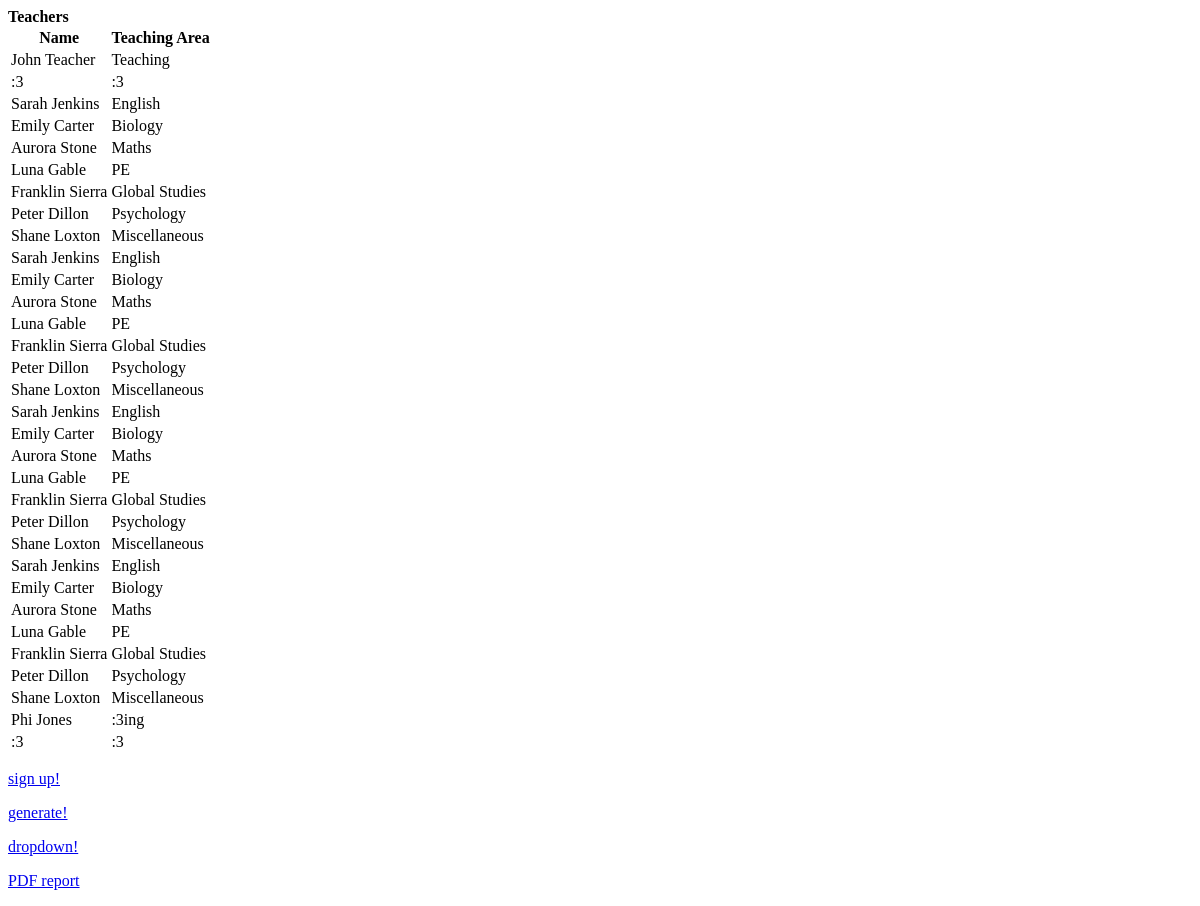
The app's page /, older data.
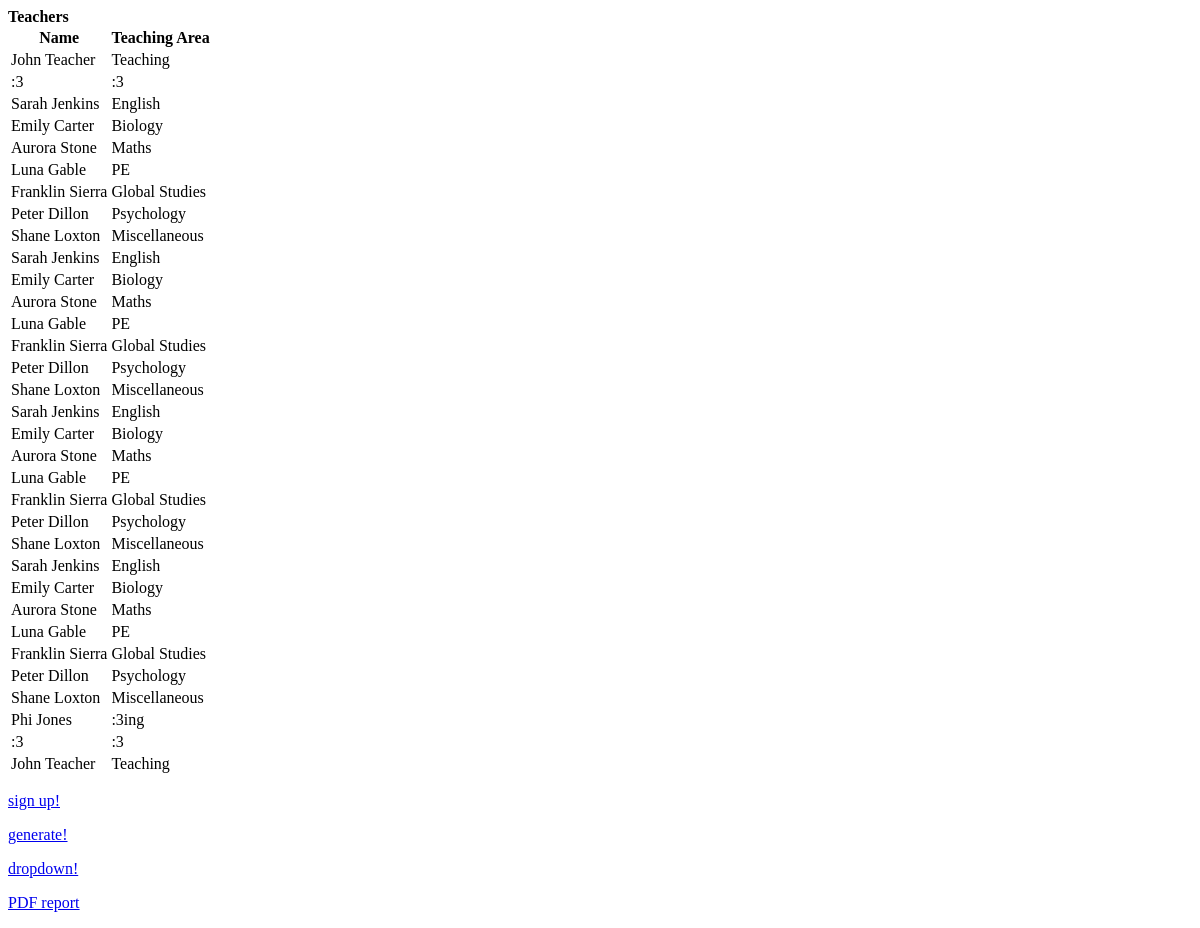
The same page, newer data.
### MyApp1/models.py (models this page shows, shortened)
class teacher(models.Model):
    Name = models.CharField(max_length=25)
    Area = models.CharField(max_length=30)

### MyApp1/views.py (the view)
# urls.py: re_path(r'^$', MyApp1.views.index, name = 'index'),
def index(request):
    teach = teacher.objects.all()
    return render(request, "MyApp1/index.html", {'content' : teach})

### MyApp1/templates/MyApp1/index.html
<html>
<head><title></title></head>
<body>
    <strong>Teachers</strong>
    {% if content %}
    <table>
        <tr>
            <th>Name</th>
            <th>Teaching Area</th>
        </tr>
        {% for teach in content %}
        <tr>
            <td>{{ teach.Name }}</td>
            <td>{{ teach.Area }}</td>
        </tr>
        {% endfor %}
    </table>
    {% else %}
    <strong>Data not found.</strong>
    {% endif %}
    <p><a href="/input">sign up!</a></p>
    <p><a href="/generate">generate!</a></p>
    <p><a href="/dropdown">dropdown!</a></p>
    <p><a href="{% url 'report'%}">PDF report</a></p>
</body>
</html>

Row changes from the older to the newer data that the page shows:
added teacher: Name "John Teacher", Area "Teaching"
